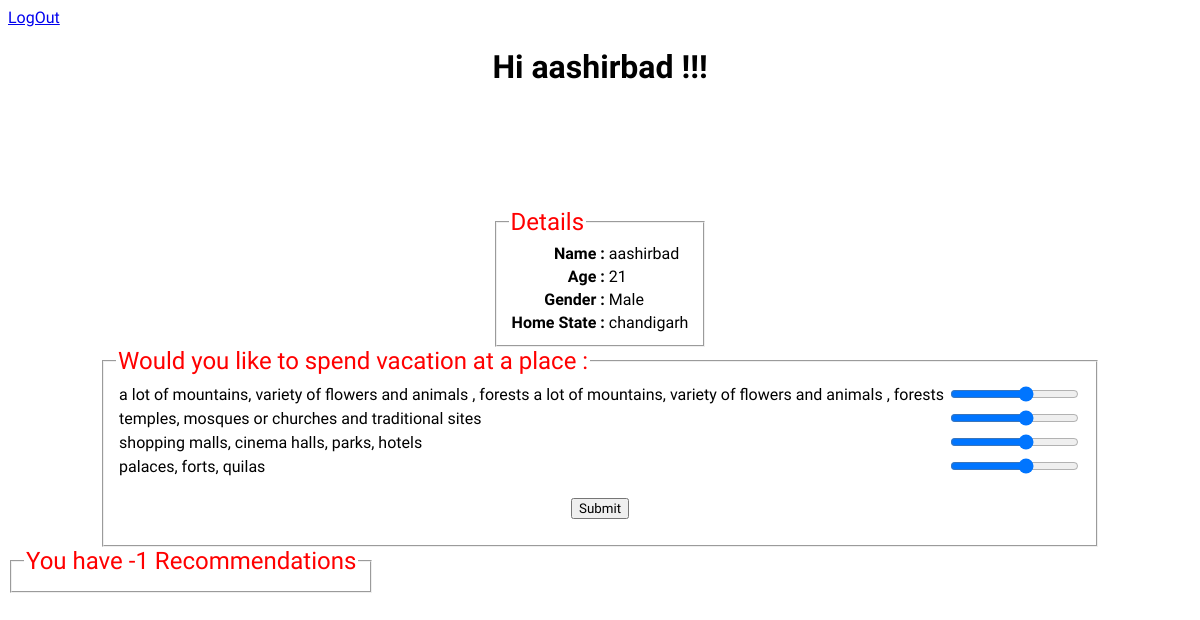
Screenshot of /home.php (signed in) with the database file from the repository.
### tables this page shows
CREATE TABLE `Users_Database` (
  `Username` varchar(100) NOT NULL,
  `Name` text NOT NULL,
  `Age` int(11) NOT NULL,
  `Gender` text NOT NULL,
  `Home State` text NOT NULL
);

### logged-in.php (called while the page is built)
<?php
        include("dbcon.php");
        $sql="select * from Users_Database where `Username`='".$_SESSION['usrnm']."';";
        $result=$con->query($sql);
        $user=$result->fetch_assoc();
?>

### home.php (the view, shortened to what this page needs)
<?php include("logged-in.php"); ?>
<html>
        <head>
                <link rel="stylesheet" href="style.css">
        </head>
        <body>
		<main>
		<a href="login.php">LogOut</a>
			<center>
				<h1>Hi <?php echo $user["Name"];?> !!!</h1>
				<fieldset>
					<legend>Details</legend>
					<table>
						<tr>
							<th align="right">Name : </th>
							<td><?php echo $user["Name"] ?></td>
						</tr>
						<tr>
							<th align="right">Age : </th>
							<td><?php echo $user["Age"] ?></td>
						</tr>
						<tr>
							<th align="right">Gender : </th>
							<td><?php echo $user["Gender"] ?></td>
						</tr>
						<tr>
							<th align="right">Home State : </th>
							<td><?php echo $user["Home State"] ?></td>
						</tr>
					</table>
				</fieldset>
				<fieldset>
					<legend>Would you like to spend vacation at a place :</legend>
					<form method="POST" action="<?php echo $_SERVER["PHP_SELF"]?>">
					<table>
						<tr>
							<td>a lot of mountains, variety of flowers and animals , forests a lot of mountains, variety of flowers and animals , forests </td>
							<td><input type="range" min="0" max="5"  name="frst"></td>
					        </tr>
						<tr>
							<td>temples, mosques or churches and traditional sites </td>
							<td><input type="range" min="0" max="5"  name="sec"></td>
					        </tr>
						<tr>
							<td>shopping malls, cinema halls, parks, hotels</td>
							<td><input type="range" min="0" max="5"  name="thrd"></td>
					        </tr>
						<tr>
							<td>palaces, forts, quilas</td>
							<td><input type="range" min="0" max="5"  name="four"></td>
					        </tr>
					</table>
					<br>
					<input type="submit" value="Submit">
					</form>
				</fieldset>
			</center>
<?php
	$sql="select * from Users_Recommendation where `Username`='".$user["Username"]."';";
	$result=$con->query($sql);
	$sql=$result->fetch_assoc();
	parse_str($sql["Recommendation"],$rec);
	$len = sizeof($rec["ans"])-1;
?>
			<fieldset>
			<legend>You have <?php echo $len ?> Recommendations</legend>
			</fieldset>
		</main>
	</body>
</html>

### style.css (style rules this page uses)
* { align-text:center; align:center; font-family: 'Zen Dots', cursive; }
legend { font-size:1.5em; color:red; }
fieldset { display:inline-block; }
h1 { text-align: center; padding-bottom: 100px; }

### rows the page displays
users_database: Name "aashirbad", Age "21", Gender "Male", Home State "chandigarh"

### other values shown
$len "-1"
